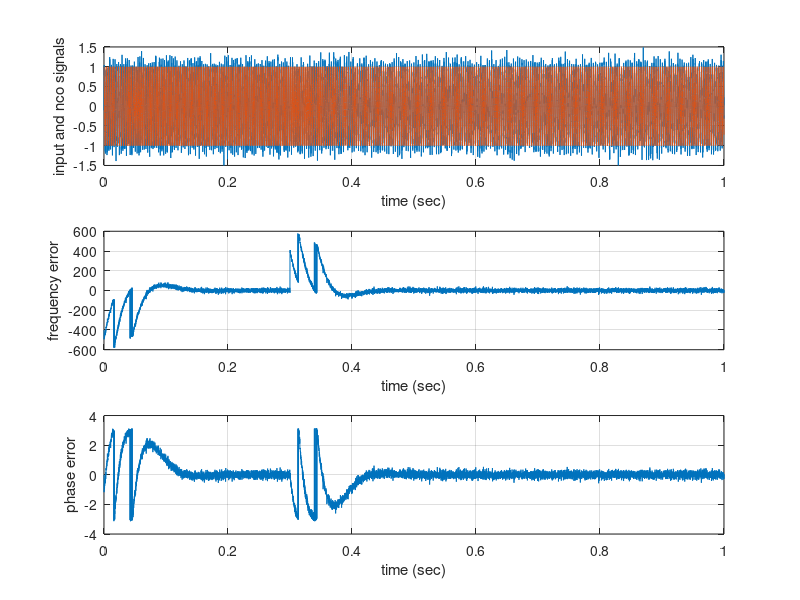

Reproduce this figure in MATLAB.
%% https://github.com/VSHEV92/Synchronization_Systems_Models
clc; clear; close all; 

%% Модель фапч с детектором типа арктангенс для гармонического сигнала.
%% Коэффициент усиления и амплитуда сигнала NCO равны 1.

%% Важно!!! 
%% Коэффициент усиления фазового детектора, а значит и все параметры фапч,
%% не зависят от амплитуды входного сигнала.

%% --------------------------------------------------------------------------
%% Параметры модели
Ts = 1e-4;      % шаг дискретизации
Tsim = 1;       % время моделирования

A_s = 1;                  % амплитуда входного сигнала
w_s = 2200;               % частота входного сигнала (рад/c)
phase0_s = 30;            % начальная фаза входного сигнала (градусы)
SNR = 10;                 % отношение сигнал/шум на входе (дБ)
w_s_change_time = 0.3;    % момент времени изменения частоты сигнала
w_s_new = 1800;           % новое значение частоты сигнала

ksi = 0.707;    % коэффициент демпфирования 
BL = 30;        % шумовая полоса (Гц)
w0_nco = 1800;  % частота NCO при нулевом входном сигнале
PD_max = pi;    % максимальное значение на выходе детектора
Kd = 1;         % коэффициент усиления фазового детектора

%% --------------------------------------------------------------------------
%% Расчет параметров, необходимых для моделирования
Time = 0:Ts:Tsim;         % массив с отчетами времени
Nsamp = length(Time);     % число отсчетов

w_s_change_sample = round(w_s_change_time/Ts); % номер отсчета изменения частоты сигнала
SNR_lin = 10^(SNR/10);                         % ОСШ в разах
noise_power = A_s^2 / 2 / SNR_lin;             % мощности шума (AWGN)
noise_PSD = noise_power * Ts;                  % спектральная плотность мощности шума

BL_n = BL * Ts;                                 % нормированная шумовая полоса
Kp = 4*ksi*BL_n / (ksi + 0.25/ksi) / Kd;        % усиление пропорциональной ветви
Ki = 4*BL_n^2 / (ksi + 0.25/ksi)^2 / Kd;        % усиление интегрирующей ветви

%% --------------------------------------------------------------------------
%% Расчет характеристик фапч 
wn = 2 * BL / (ksi + 0.25/ksi);                     % резонансная частота (рад/с)
delta_wpo = pi * wn * 1.83 * (0.53 + ksi);          % ожидаемый pull-out range (рад/с)
wL = PD_max * Kd * (Kp / Ts);                       % lock-in range (рад/c) 
Tp = (w_s - w0_nco)^2  * (1.5/pi^2) / (2*ksi*wn^3); % pull-in time 

%% --------------------------------------------------------------------------
%% генерирование входного сигнала

% частота входного сигнала
input_w = [w_s * ones(1,w_s_change_sample), w_s_new * ones(1, Nsamp-w_s_change_sample)];

% фаза входного сигнала
input_phase = zeros(1,Nsamp);
input_phase(1) = phase0_s;
for k = 2:Nsamp
    input_phase(k) = input_phase(k-1) + Ts * input_w(k-1);
end

% входной гармонический сигнал
noise = randn(1,Nsamp)*sqrt(noise_power/2) + 1i*randn(1,Nsamp)*sqrt(noise_power/2);
input_signal = A_s*exp(1i*input_phase) + noise;

%% --------------------------------------------------------------------------
%% моделирование работы фапч
%% ошибка по фазе, выход фильтра и фаза NCO
err = zeros(1, Nsamp);
nco_phase = zeros(1, Nsamp);
nco_value = ones(1, Nsamp);
loop_filter_out = zeros(1, Nsamp);

%% прошлое значение в интегрирующей ветви
ki_out_last = 0;

for n = 2:Nsamp
    %% фазовый детектор
    err(n) = Kd * angle(input_signal(n) * conj(nco_value(n-1)));

    % петлевой фильтр
    kp_out = Kp * err(n);
    ki_out = Ki * err(n) + ki_out_last;
    loop_filter_out(n) = kp_out + ki_out;
    ki_out_last = ki_out;

    % вычисление фазы NCO
    nco_phase(n) = nco_phase(n-1) + loop_filter_out(n) + w0_nco*Ts;
    nco_value(n) = exp(1*i*nco_phase(n));
end

%% ----------------------------------------------------
%% вывод рассчетных значений
disp(['Natural frequency (rad/s): ', num2str(wn)])
disp(['Pull-out range (rad/s): ', num2str(delta_wpo)])
disp(['Lock-in range (rad/s): ', num2str(wL)])
disp(['Pull-in time (s): ', num2str(Tp)])

%% вывод графиков
subplot(3,1,1)
plot(Time, input_signal); hold on; grid on;
plot(Time, nco_value);
xlabel('time (sec)'); ylabel('input and nco signals')

subplot(3,1,2)
plot(Time, loop_filter_out/Ts - input_w + w0_nco); grid on;
xlabel('time (sec)'); ylabel('frequency error')

subplot(3,1,3)
plot(Time, err); grid on;
xlabel('time (sec)'); ylabel('phase error')
